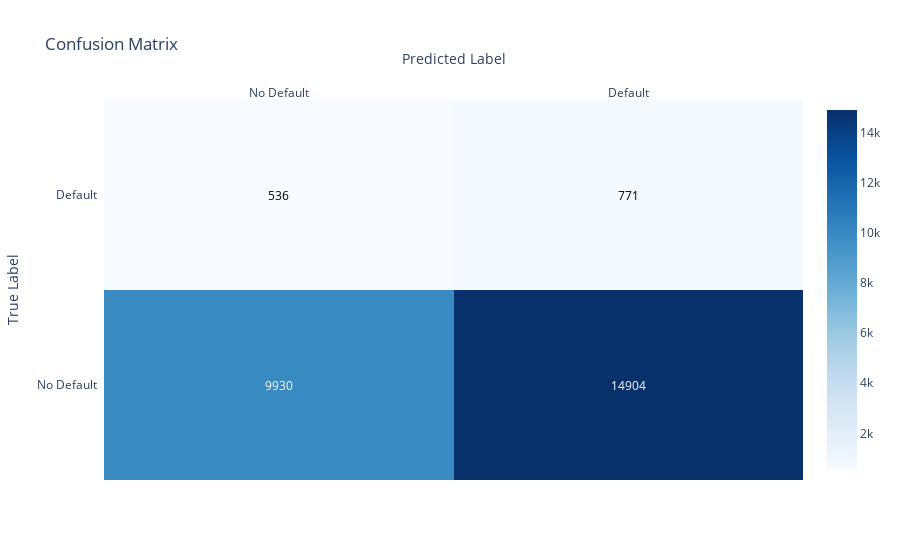

The notebook cell this image was saved under:
### Code cell
# Compute confusion matrix
cm = confusion_matrix(y_test, y_pred, labels=[0, 1])

# Define axis labels
labels = ["No Default", "Default"]

# Create heatmap with Plotly
fig = ff.create_annotated_heatmap(
    z=cm,
    x=labels,  # Predicted
    y=labels,  # Actual
    colorscale='Blues',
    showscale=True,
    annotation_text=[[str(cell) for cell in row] for row in cm],
    hoverinfo="z"
)

fig.update_layout(
    title="Confusion Matrix",
    xaxis_title="Predicted Label",
    yaxis_title="True Label"
)

fig.show()

### Figure 1 — Plotly figure (JSON) as saved in the notebook; plotly's stock layout.template omitted (floating-point values rounded to 4 significant figures)
{"data": [{"colorscale": [[0, "rgb(247,251,255)"], [0.125, "rgb(222,235,247)"], [0.25, "rgb(198,219,239)"], [0.375, "rgb(158,202,225)"], [0.5, "rgb(107,174,214)"], [0.625, "rgb(66,146,198)"], [0.75, "rgb(33,113,181)"], [0.875, "rgb(8,81,156)"], [1, "rgb(8,48,107)"]], "hoverinfo": "z", "reversescale": false, "showscale": true, "type": "heatmap", "x": ["No Default", "Default"], "y": ["No Default", "Default"], "z": [[9930, 14904], [536, 771]]}], "layout": {"annotations": [{"font": {"color": "#FFFFFF"}, "showarrow": false, "text": "9930", "x": "No Default", "xref": "x", "y": "No Default", "yref": "y"}, {"font": {"color": "#FFFFFF"}, "showarrow": false, "text": "14904", "x": "Default", "xref": "x", "y": "No Default", "yref": "y"}, {"font": {"color": "#000000"}, "showarrow": false, "text": "536", "x": "No Default", "xref": "x", "y": "Default", "yref": "y"}, {"font": {"color": "#000000"}, "showarrow": false, "text": "771", "x": "Default", "xref": "x", "y": "Default", "yref": "y"}], "title": {"text": "Confusion Matrix"}, "xaxis": {"dtick": 1, "gridcolor": "rgb(0, 0, 0)", "side": "top", "ticks": "", "title": {"text": "Predicted Label"}}, "yaxis": {"dtick": 1, "ticks": "", "ticksuffix": "  ", "title": {"text": "True Label"}}}}
